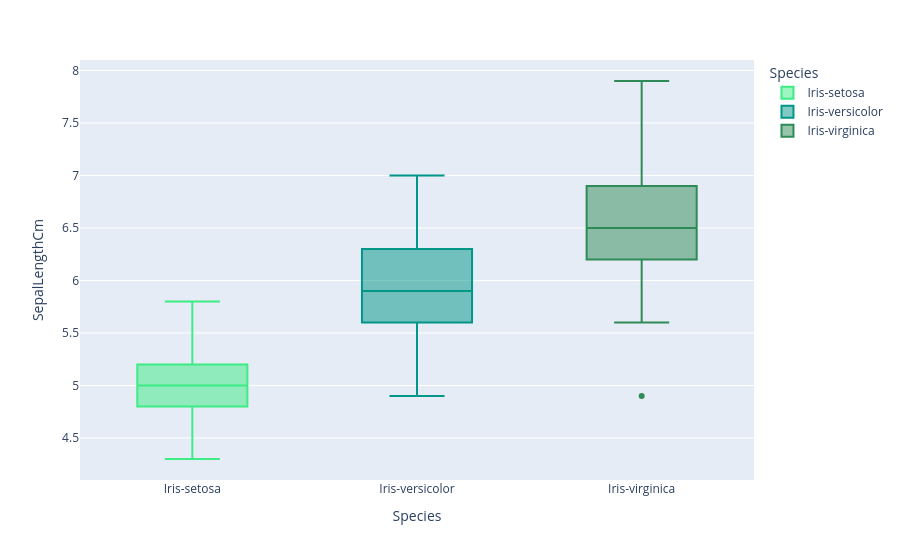

Notebook code cell kept with this figure:
### Markdown cell above
### Sepal-Length

### Code cell
fig = px.box(data_frame=iris, x='Species',y='SepalLengthCm',color='Species',color_discrete_sequence=['#3dec84 ','#009688 ','#2E8B57 '],orientation='v')
fig.show()

### Figure 1 — Plotly figure (JSON) as saved in the notebook; plotly's stock layout.template omitted (floating-point values rounded to 4 significant figures)
{"data": [{"alignmentgroup": "True", "hovertemplate": "Species=%{x}<br>SepalLengthCm=%{y}<extra></extra>", "legendgroup": "Iris-setosa", "marker": {"color": "#3dec84 "}, "name": "Iris-setosa", "notched": false, "offsetgroup": "Iris-setosa", "orientation": "v", "showlegend": true, "type": "box", "x": ["Iris-setosa", "Iris-setosa", "Iris-setosa", "Iris-setosa", "Iris-setosa", "Iris-setosa", "Iris-setosa", "Iris-setosa", "Iris-setosa", "Iris-setosa", "Iris-setosa", "Iris-setosa", "Iris-setosa", "Iris-setosa", "Iris-setosa", "Iris-setosa", "Iris-setosa", "Iris-setosa", "Iris-setosa", "Iris-setosa", "Iris-setosa", "Iris-setosa", "Iris-setosa", "Iris-setosa", "Iris-setosa", "Iris-setosa", "Iris-setosa", "Iris-setosa", "Iris-setosa", "Iris-setosa", "Iris-setosa", "Iris-setosa", "Iris-setosa", "Iris-setosa", "Iris-setosa", "Iris-setosa", "Iris-setosa", "Iris-setosa", "Iris-setosa", "Iris-setosa", "Iris-setosa", "Iris-setosa", "Iris-setosa", "Iris-setosa", "Iris-setosa", "Iris-setosa", "Iris-setosa", "Iris-setosa", "Iris-setosa", "Iris-setosa"], "x0": " ", "xaxis": "x", "y": [5.1, 4.9, 4.7, 4.6, 5.0, 5.4, 4.6, 5.0, 4.4, 4.9, 5.4, 4.8, 4.8, 4.3, 5.8, 5.7, 5.4, 5.1, 5.7, 5.1, 5.4, 5.1, 4.6, 5.1, 4.8, 5.0, 5.0, 5.2, 5.2, 4.7, 4.8, 5.4, 5.2, 5.5, 4.9, 5.0, 5.5, 4.9, 4.4, 5.1, 5.0, 4.5, 4.4, 5.0, 5.1, 4.8, 5.1, 4.6, 5.3, 5.0], "y0": " ", "yaxis": "y"}, {"alignmentgroup": "True", "hovertemplate": "Species=%{x}<br>SepalLengthCm=%{y}<extra></extra>", "legendgroup": "Iris-versicolor", "marker": {"color": "#009688 "}, "name": "Iris-versicolor", "notched": false, "offsetgroup": "Iris-versicolor", "orientation": "v", "showlegend": true, "type": "box", "x": ["Iris-versicolor", "Iris-versicolor", "Iris-versicolor", "Iris-versicolor", "Iris-versicolor", "Iris-versicolor", "Iris-versicolor", "Iris-versicolor", "Iris-versicolor", "Iris-versicolor", "Iris-versicolor", "Iris-versicolor", "Iris-versicolor", "Iris-versicolor", "Iris-versicolor", "Iris-versicolor", "Iris-versicolor", "Iris-versicolor", "Iris-versicolor", "Iris-versicolor", "Iris-versicolor", "Iris-versicolor", "Iris-versicolor", "Iris-versicolor", "Iris-versicolor", "Iris-versicolor", "Iris-versicolor", "Iris-versicolor", "Iris-versicolor", "Iris-versicolor", "Iris-versicolor", "Iris-versicolor", "Iris-versicolor", "Iris-versicolor", "Iris-versicolor", "Iris-versicolor", "Iris-versicolor", "Iris-versicolor", "Iris-versicolor", "Iris-versicolor", "Iris-versicolor", "Iris-versicolor", "Iris-versicolor", "Iris-versicolor", "Iris-versicolor", "Iris-versicolor", "Iris-versicolor", "Iris-versicolor", "Iris-versicolor", "Iris-versicolor"], "x0": " ", "xaxis": "x", "y": [7.0, 6.4, 6.9, 5.5, 6.5, 5.7, 6.3, 4.9, 6.6, 5.2, 5.0, 5.9, 6.0, 6.1, 5.6, 6.7, 5.6, 5.8, 6.2, 5.6, 5.9, 6.1, 6.3, 6.1, 6.4, 6.6, 6.8, 6.7, 6.0, 5.7, 5.5, 5.5, 5.8, 6.0, 5.4, 6.0, 6.7, 6.3, 5.6, 5.5, 5.5, 6.1, 5.8, 5.0, 5.6, 5.7, 5.7, 6.2, 5.1, 5.7], "y0": " ", "yaxis": "y"}, {"alignmentgroup": "True", "hovertemplate": "Species=%{x}<br>SepalLengthCm=%{y}<extra></extra>", "legendgroup": "Iris-virginica", "marker": {"color": "#2E8B57 "}, "name": "Iris-virginica", "notched": false, "offsetgroup": "Iris-virginica", "orientation": "v", "showlegend": true, "type": "box", "x": ["Iris-virginica", "Iris-virginica", "Iris-virginica", "Iris-virginica", "Iris-virginica", "Iris-virginica", "Iris-virginica", "Iris-virginica", "Iris-virginica", "Iris-virginica", "Iris-virginica", "Iris-virginica", "Iris-virginica", "Iris-virginica", "Iris-virginica", "Iris-virginica", "Iris-virginica", "Iris-virginica", "Iris-virginica", "Iris-virginica", "Iris-virginica", "Iris-virginica", "Iris-virginica", "Iris-virginica", "Iris-virginica", "Iris-virginica", "Iris-virginica", "Iris-virginica", "Iris-virginica", "Iris-virginica", "Iris-virginica", "Iris-virginica", "Iris-virginica", "Iris-virginica", "Iris-virginica", "Iris-virginica", "Iris-virginica", "Iris-virginica", "Iris-virginica", "Iris-virginica", "Iris-virginica", "Iris-virginica", "Iris-virginica", "Iris-virginica", "Iris-virginica", "Iris-virginica", "Iris-virginica", "Iris-virginica", "Iris-virginica", "Iris-virginica"], "x0": " ", "xaxis": "x", "y": [6.3, 5.8, 7.1, 6.3, 6.5, 7.6, 4.9, 7.3, 6.7, 7.2, 6.5, 6.4, 6.8, 5.7, 5.8, 6.4, 6.5, 7.7, 7.7, 6.0, 6.9, 5.6, 7.7, 6.3, 6.7, 7.2, 6.2, 6.1, 6.4, 7.2, 7.4, 7.9, 6.4, 6.3, 6.1, 7.7, 6.3, 6.4, 6.0, 6.9, 6.7, 6.9, 5.8, 6.8, 6.7, 6.7, 6.3, 6.5, 6.2, 5.9], "y0": " ", "yaxis": "y"}], "layout": {"boxmode": "overlay", "legend": {"title": {"text": "Species"}, "tracegroupgap": 0}, "margin": {"t": 60}, "xaxis": {"anchor": "y", "categoryarray": ["Iris-setosa", "Iris-versicolor", "Iris-virginica"], "categoryorder": "array", "domain": [0, 1], "title": {"text": "Species"}}, "yaxis": {"anchor": "x", "domain": [0, 1], "title": {"text": "SepalLengthCm"}}}}
